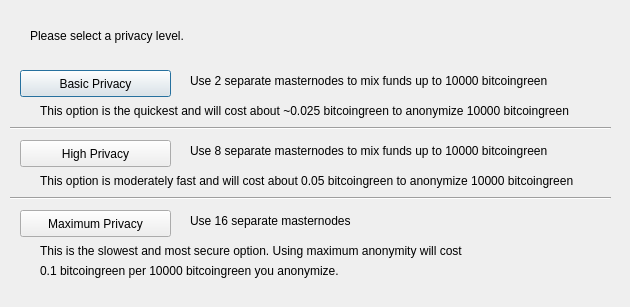
<?xml version="1.0" encoding="UTF-8"?>
<ui version="4.0">
 <class>ObfuscationConfig</class>
 <widget class="QDialog" name="ObfuscationConfig">
  <property name="geometry">
   <rect>
    <x>0</x>
    <y>0</y>
    <width>630</width>
    <height>307</height>
   </rect>
  </property>
  <property name="windowTitle">
   <string>Configure Obfuscation</string>
  </property>
  <widget class="QPushButton" name="buttonBasic">
   <property name="geometry">
    <rect>
     <x>20</x>
     <y>70</y>
     <width>151</width>
     <height>27</height>
    </rect>
   </property>
   <property name="text">
    <string>Basic Privacy</string>
   </property>
  </widget>
  <widget class="QPushButton" name="buttonHigh">
   <property name="geometry">
    <rect>
     <x>20</x>
     <y>140</y>
     <width>151</width>
     <height>27</height>
    </rect>
   </property>
   <property name="text">
    <string>High Privacy</string>
   </property>
  </widget>
  <widget class="QPushButton" name="buttonMax">
   <property name="geometry">
    <rect>
     <x>20</x>
     <y>210</y>
     <width>151</width>
     <height>27</height>
    </rect>
   </property>
   <property name="text">
    <string>Maximum Privacy</string>
   </property>
  </widget>
  <widget class="QLabel" name="label">
   <property name="geometry">
    <rect>
     <x>30</x>
     <y>20</y>
     <width>571</width>
     <height>31</height>
    </rect>
   </property>
   <property name="text">
    <string>Please select a privacy level.</string>
   </property>
  </widget>
  <widget class="QLabel" name="label_2">
   <property name="geometry">
    <rect>
     <x>190</x>
     <y>70</y>
     <width>421</width>
     <height>21</height>
    </rect>
   </property>
   <property name="text">
    <string>Use 2 separate masternodes to mix funds up to 10000 bitcoingreen</string>
   </property>
  </widget>
  <widget class="QLabel" name="label_3">
   <property name="geometry">
    <rect>
     <x>190</x>
     <y>140</y>
     <width>411</width>
     <height>21</height>
    </rect>
   </property>
   <property name="text">
    <string>Use 8 separate masternodes to mix funds up to 10000 bitcoingreen</string>
   </property>
  </widget>
  <widget class="QLabel" name="label_4">
   <property name="geometry">
    <rect>
     <x>190</x>
     <y>210</y>
     <width>421</width>
     <height>21</height>
    </rect>
   </property>
   <property name="text">
    <string>Use 16 separate masternodes</string>
   </property>
  </widget>
  <widget class="QLabel" name="label_6">
   <property name="geometry">
    <rect>
     <x>40</x>
     <y>100</y>
     <width>561</width>
     <height>21</height>
    </rect>
   </property>
   <property name="text">
    <string>This option is the quickest and will cost about ~0.025 bitcoingreen to anonymize 10000 bitcoingreen</string>
   </property>
  </widget>
  <widget class="QLabel" name="label_7">
   <property name="geometry">
    <rect>
     <x>40</x>
     <y>170</y>
     <width>561</width>
     <height>21</height>
    </rect>
   </property>
   <property name="text">
    <string>This option is moderately fast and will cost about 0.05 bitcoingreen to anonymize 10000 bitcoingreen</string>
   </property>
  </widget>
  <widget class="QLabel" name="label_8">
   <property name="geometry">
    <rect>
     <x>40</x>
     <y>240</y>
     <width>561</width>
     <height>21</height>
    </rect>
   </property>
   <property name="text">
    <string>This is the slowest and most secure option. Using maximum anonymity will cost</string>
   </property>
  </widget>
  <widget class="QLabel" name="label_9">
   <property name="geometry">
    <rect>
     <x>40</x>
     <y>260</y>
     <width>561</width>
     <height>21</height>
    </rect>
   </property>
   <property name="text">
    <string>0.1 bitcoingreen per 10000 bitcoingreen you anonymize.</string>
   </property>
  </widget>
  <widget class="Line" name="line">
   <property name="geometry">
    <rect>
     <x>10</x>
     <y>120</y>
     <width>601</width>
     <height>16</height>
    </rect>
   </property>
   <property name="orientation">
    <enum>Qt::Horizontal</enum>
   </property>
  </widget>
  <widget class="Line" name="line_2">
   <property name="geometry">
    <rect>
     <x>10</x>
     <y>190</y>
     <width>601</width>
     <height>16</height>
    </rect>
   </property>
   <property name="orientation">
    <enum>Qt::Horizontal</enum>
   </property>
  </widget>
 </widget>
 <resources/>
 <connections/>
</ui>
